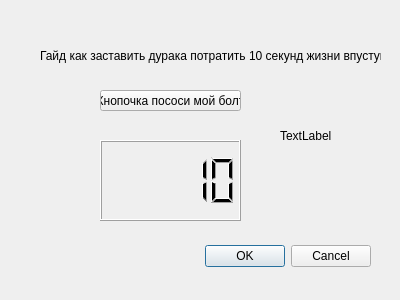
<?xml version="1.0" encoding="UTF-8"?>
<ui version="4.0">
 <class>about_method</class>
 <widget class="QDialog" name="about_method">
  <property name="geometry">
   <rect>
    <x>0</x>
    <y>0</y>
    <width>400</width>
    <height>300</height>
   </rect>
  </property>
  <property name="windowTitle">
   <string>Dialog</string>
  </property>
  <widget class="QDialogButtonBox" name="buttonBox">
   <property name="geometry">
    <rect>
     <x>30</x>
     <y>240</y>
     <width>341</width>
     <height>32</height>
    </rect>
   </property>
   <property name="orientation">
    <enum>Qt::Horizontal</enum>
   </property>
   <property name="standardButtons">
    <set>QDialogButtonBox::Cancel|QDialogButtonBox::Ok</set>
   </property>
  </widget>
  <widget class="QLCDNumber" name="lcdNumber">
   <property name="geometry">
    <rect>
     <x>100</x>
     <y>140</y>
     <width>141</width>
     <height>81</height>
    </rect>
   </property>
   <property name="intValue" stdset="0">
    <number>10</number>
   </property>
  </widget>
  <widget class="QLabel" name="label">
   <property name="geometry">
    <rect>
     <x>40</x>
     <y>20</y>
     <width>341</width>
     <height>71</height>
    </rect>
   </property>
   <property name="text">
    <string>Гайд как заставить дурака потратить 10 секунд жизни впустую</string>
   </property>
  </widget>
  <widget class="QPushButton" name="pushButton">
   <property name="geometry">
    <rect>
     <x>100</x>
     <y>90</y>
     <width>141</width>
     <height>21</height>
    </rect>
   </property>
   <property name="text">
    <string>Кнопочка пососи мой болт</string>
   </property>
  </widget>
  <widget class="QLabel" name="label_2">
   <property name="geometry">
    <rect>
     <x>280</x>
     <y>110</y>
     <width>71</width>
     <height>51</height>
    </rect>
   </property>
   <property name="whatsThis">
    <string/>
   </property>
   <property name="text">
    <string>TextLabel</string>
   </property>
  </widget>
 </widget>
 <resources/>
 <connections>
  <connection>
   <sender>buttonBox</sender>
   <signal>accepted()</signal>
   <receiver>about_method</receiver>
   <slot>accept()</slot>
   <hints>
    <hint type="sourcelabel">
     <x>248</x>
     <y>254</y>
    </hint>
    <hint type="destinationlabel">
     <x>157</x>
     <y>274</y>
    </hint>
   </hints>
  </connection>
  <connection>
   <sender>buttonBox</sender>
   <signal>rejected()</signal>
   <receiver>about_method</receiver>
   <slot>reject()</slot>
   <hints>
    <hint type="sourcelabel">
     <x>316</x>
     <y>260</y>
    </hint>
    <hint type="destinationlabel">
     <x>286</x>
     <y>274</y>
    </hint>
   </hints>
  </connection>
 </connections>
</ui>
